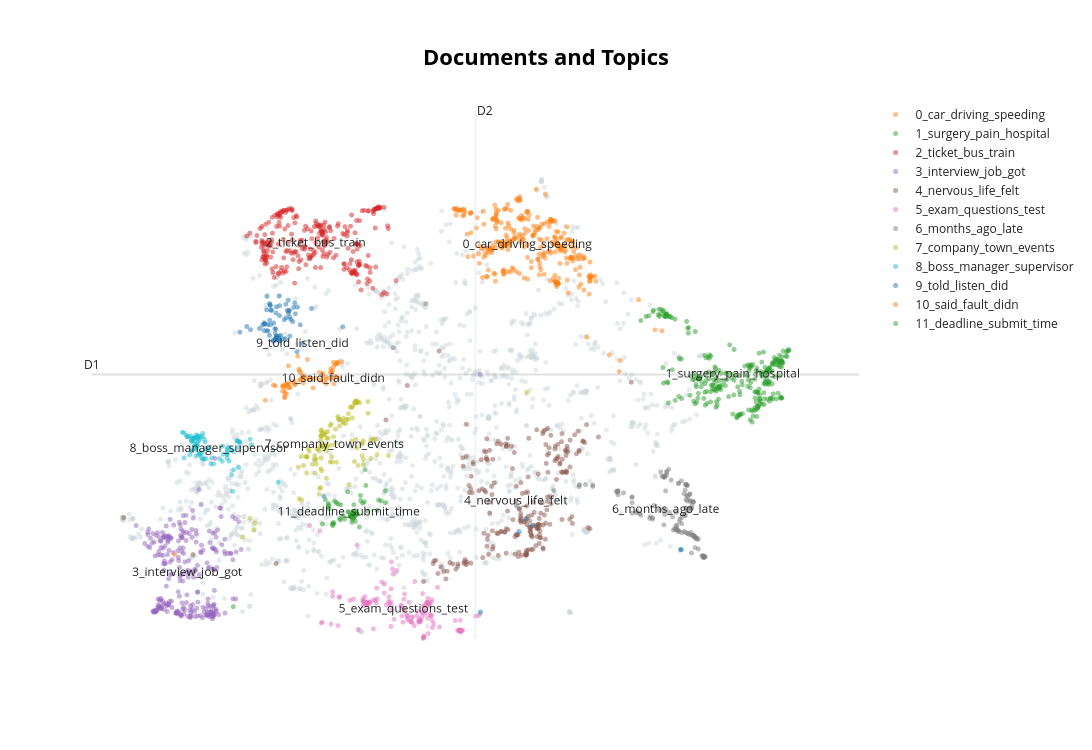

The notebook cell this image was saved under:
### Code cell
from bertopic import BERTopic

topic_model = BERTopic(

  # Pipeline models
  embedding_model=embedding_model,
  umap_model=umap_model,
  hdbscan_model=hdbscan_model,
  vectorizer_model=vectorizer_model,
  representation_model=representation_model,

  # Hyperparameters
  top_n_words=10,
  verbose=True
)

# Train model
topics, probs = topic_model.fit_transform(docs, embeddings)

# Show topics
topic_model.get_topic_info()
topic_model.visualize_documents(docs)
